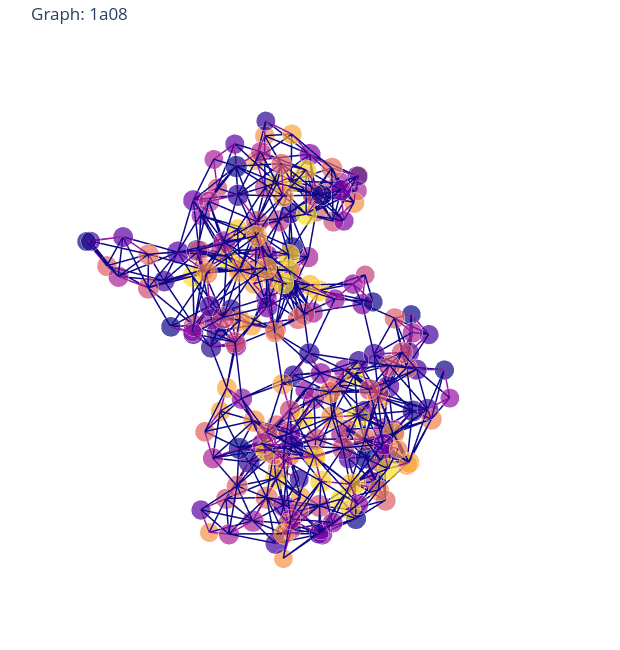

The notebook cell this image was saved under:
### Code cell
protein= Protein.from_pdb_code("1a08")
protein.visualize_protein_graph()
x, edge_index, edge_attr, pos = protein.get_pyg_graph()

print(f"x: {x.shape}, edge_index: {edge_index.shape}, edge_attr: {edge_attr.shape}, pos: {pos.shape}")

print(edge_index)

### Figure 1 — Plotly figure (JSON) as saved in the notebook; plotly's stock layout.template omitted (floating-point values rounded to 4 significant figures; data arrays with more than 128 entries replaced by an {"elided": "..."} marker saying what was removed)
{"data": [{"hoverinfo": "text+x+y+z", "line": {"width": 3}, "marker": {"color": {"elided": "211x4 float values"}, "opacity": 0.7, "size": {"elided": "211 float values"}, "symbol": "circle"}, "mode": "markers", "text": {"elided": "211 str values"}, "type": "scatter3d", "x": {"elided": "211 float values"}, "y": {"elided": "211 float values"}, "z": {"elided": "211 float values"}}, {"hoverinfo": "text", "line": {"color": {"elided": "3513x4 float values"}, "width": 3}, "mode": "lines", "text": {"elided": "3513 str values"}, "type": "scatter3d", "x": {"elided": "3513 float values"}, "y": {"elided": "3513 float values"}, "z": {"elided": "3513 float values"}}], "layout": {"height": 650, "margin": {"b": 0, "l": 0, "r": 0, "t": 40}, "scene": {"aspectmode": "data", "xaxis": {"showbackground": false, "showgrid": false, "showline": false, "showticklabels": false, "title": {"text": ""}, "visible": false, "zeroline": false}, "yaxis": {"showbackground": false, "showgrid": false, "showline": false, "showticklabels": false, "title": {"text": ""}, "visible": false, "zeroline": false}, "zaxis": {"showbackground": false, "showgrid": false, "showline": false, "showticklabels": false, "title": {"text": ""}, "visible": false, "zeroline": false}}, "showlegend": false, "title": {"text": "Graph: 1a08"}, "width": 620}}
